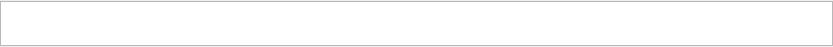
<?xml version="1.0" encoding="UTF-8"?>
<ui version="4.0">
 <class>Form</class>
 <widget class="QWidget" name="Form">
  <property name="geometry">
   <rect>
    <x>0</x>
    <y>0</y>
    <width>833</width>
    <height>47</height>
   </rect>
  </property>
  <property name="windowTitle">
   <string>Form</string>
  </property>
  <layout class="QVBoxLayout" name="verticalLayout">
   <property name="margin">
    <number>0</number>
   </property>
   <item>
    <layout class="QHBoxLayout" name="horizontalLayout_2" stretch="0">
     <item>
      <widget class="QListWidget" name="list_widget">
       <property name="maximumSize">
        <size>
         <width>16777215</width>
         <height>45</height>
        </size>
       </property>
       <property name="toolTip">
        <string>Click an Item to select it</string>
       </property>
       <property name="editTriggers">
        <set>QAbstractItemView::NoEditTriggers</set>
       </property>
       <property name="alternatingRowColors">
        <bool>true</bool>
       </property>
       <property name="selectionMode">
        <enum>QAbstractItemView::MultiSelection</enum>
       </property>
       <property name="flow">
        <enum>QListView::LeftToRight</enum>
       </property>
       <property name="spacing">
        <number>1</number>
       </property>
      </widget>
     </item>
    </layout>
   </item>
  </layout>
 </widget>
 <resources/>
 <connections/>
</ui>
